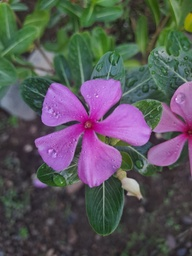
#> input picture minggu 6 PCD/bunga.jpeg, 192 x 256 px, shrunk from 960 x 1280 before the run
$ jupyter execute tugas_img_degradation_and_restoration.ipynb
#> lines starting #> are read from the running program, lines starting #| are printed output that depends on the picture
[cell 1]
import numpy as np
import cv2
import matplotlib.pyplot as plt
import time
from scipy.signal import convolve2d
from scipy.fft import fft2, ifft2, fftshift, ifftshift
from skimage.metrics import structural_similarity as ssim

# =========================================================
# 1. LOAD IMAGE
# =========================================================
def load_image():
    img = cv2.imread('bunga.jpeg', cv2.IMREAD_GRAYSCALE)
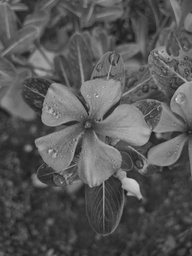
#> img: shape (256, 192); min 27, max 230, mean 87
    if img is None:
        img = np.zeros((256,256), dtype=np.uint8)
        cv2.rectangle(img,(30,30),(100,100),200,-1)
        cv2.circle(img,(180,80),40,150,-1)
        cv2.putText(img,'TEST',(80,180),cv2.FONT_HERSHEY_SIMPLEX,1,180,2)
    return img.astype(np.float32)


# =========================================================
# 2. PSF ESTIMATION
# =========================================================
def estimate_motion_psf(length=15, angle=30):
#> called with length = 15, angle = 30
    psf = np.zeros((length, length))
    center = length // 2
    angle = np.deg2rad(angle)

    for i in range(length):
        x = int(center + (i - center) * np.cos(angle))
        y = int(center + (i - center) * np.sin(angle))
        if 0 <= x < length and 0 <= y < length:
            psf[y, x] = 1

    psf /= np.sum(psf)
    return psf


# =========================================================
# 3. DEGRADATION
# =========================================================
def motion_blur(img, psf):
    return cv2.filter2D(img, -1, psf)
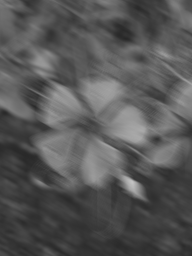
#> returned value: shape (256, 192) float32; min 39.93, max 195, mean 87

def gaussian_noise(img, sigma=20):
#> called with sigma = 20
    noise = np.random.normal(0, sigma, img.shape)
    return np.clip(img + noise, 0, 255)
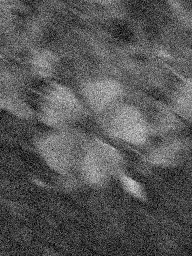
#> returned value: shape (256, 192) float64; min 0, max 225.4, mean 86.9

def sp_noise(img, prob=0.05):
#> called with prob = 0.05
    noisy = img.copy()
    num = int(prob * img.size)
#> num = 2457

    coords = [np.random.randint(0, i, num) for i in img.shape]
    noisy[coords[0], coords[1]] = 255
    coords = [np.random.randint(0, i, num) for i in img.shape]
    noisy[coords[0], coords[1]] = 0
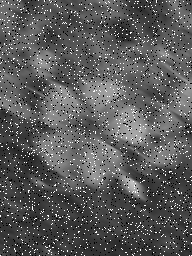
#> noisy: shape (256, 192) float32; min 0, max 255, mean 90.5

    return noisy


# =========================================================
# 4. FFT HELPER
# =========================================================
def psf2otf(psf, shape):
    padded = np.zeros(shape)
    padded[:psf.shape[0], :psf.shape[1]] = psf
    padded = ifftshift(padded)
    return fft2(padded)


# =========================================================
# 5. RESTORATION METHODS
# =========================================================
def inverse_filter(img, psf):
    G = fft2(img)
    H = psf2otf(psf, img.shape)

    H[np.abs(H) < 1e-3] = 1e-3  # stabilisasi

    F_hat = G / H
    result = np.abs(ifft2(F_hat))

    result = np.nan_to_num(result, nan=0.0, posinf=255.0, neginf=0.0)
    return np.clip(result, 0, 255)


def estimate_K(noisy, clean):
    noise = noisy - clean
    var_noise = np.var(noise)
    var_signal = np.var(clean)

    K = var_noise / (var_signal + 1e-6)
    return max(K, 1e-4)  # stabilisasi


def wiener_filter(img, psf, K):
    G = fft2(img)
    H = psf2otf(psf, img.shape)

    H_conj = np.conj(H)

    denom = np.abs(H)**2 + K
    denom = np.maximum(denom, 1e-6)

    F_hat = (H_conj / denom) * G
    result = np.abs(ifft2(F_hat))

    result = np.nan_to_num(result, nan=0.0, posinf=255.0, neginf=0.0)
    return np.clip(result, 0, 255)


def lucy_richardson(img, psf, iterations=10):
    img = img / 255.0
    estimate = np.full(img.shape, 0.5)

    psf_mirror = psf[::-1, ::-1]

    for _ in range(iterations):
        conv = convolve2d(estimate, psf, mode='same')
        relative_blur = img / (conv + 1e-6)
        estimate *= convolve2d(relative_blur, psf_mirror, mode='same')

    result = estimate * 255
    result = np.nan_to_num(result)
    return np.clip(result, 0, 255)


# =========================================================
# 6. METRICS
# =========================================================
def compute_metrics(original, restored):
    restored = np.nan_to_num(restored)
    restored = np.clip(restored, 0, 255)

    mse = np.mean((original - restored)**2)
    psnr = 10 * np.log10(255**2 / (mse + 1e-10))
    s = ssim(original.astype(np.uint8), restored.astype(np.uint8))

    return mse, psnr, s


# =========================================================
# 7. FREQUENCY VISUALIZATION
# =========================================================
def show_spectrum(img, title):
    F = fftshift(fft2(img))
    magnitude = np.log(1 + np.abs(F))
    plt.imshow(magnitude, cmap='gray')
    plt.title(title)
    plt.axis('off')


# =========================================================
# 8. MAIN PIPELINE
# =========================================================
def run_pipeline():
    original = load_image()
    psf = estimate_motion_psf(15, 30)

    # Degradations
    blur = motion_blur(original, psf)
    gauss_blur = gaussian_noise(blur, 20)
    sp_blur = sp_noise(blur, 0.05)

    datasets = {
        "Motion Blur": blur,
        "Gaussian + Blur": gauss_blur,
        "Salt&Pepper + Blur": sp_blur
    }

    results = []

    for name, img in datasets.items():
        print(f"\n=== {name} ===")

        K = estimate_K(img, blur)

        # Inverse
        t0 = time.time()
        inv = inverse_filter(img, psf)
        t_inv = time.time() - t0

        # Wiener
        t0 = time.time()
        wie = wiener_filter(img, psf, K)
        t_wie = time.time() - t0

        # Lucy
        t0 = time.time()
        lucy = lucy_richardson(img, psf)
        t_lucy = time.time() - t0

        for method, out, t in [
            ("Inverse", inv, t_inv),
            ("Wiener", wie, t_wie),
            ("Lucy", lucy, t_lucy)
        ]:
            mse, psnr, s = compute_metrics(original, out)
            results.append([name, method, mse, psnr, s, t])

            print(f"{method:10s} | PSNR={psnr:.2f} | SSIM={s:.3f} | Time={t:.4f}")

        # Visualization
        plt.figure(figsize=(12,6))

        plt.subplot(2,4,1); plt.imshow(original, cmap='gray'); plt.title("Original"); plt.axis('off')
        plt.subplot(2,4,2); plt.imshow(img, cmap='gray'); plt.title("Degraded"); plt.axis('off')
        plt.subplot(2,4,3); plt.imshow(inv, cmap='gray'); plt.title("Inverse"); plt.axis('off')
        plt.subplot(2,4,4); plt.imshow(wie, cmap='gray'); plt.title("Wiener"); plt.axis('off')

        plt.subplot(2,4,5); plt.imshow(lucy, cmap='gray'); plt.title("Lucy"); plt.axis('off')
        plt.subplot(2,4,6); show_spectrum(img, "Degraded Spectrum")
        plt.subplot(2,4,7); show_spectrum(wie, "Wiener Spectrum")

        plt.tight_layout()
        plt.show()
#> this loop made 3 passes
#> (name, var_noise in estimate_K, K) on passes 1 to 3: ('Motion Blur', 0, 0.0001), ('Gaussian + Blur', 396.6, 0.491), ('Salt&Pepper + Blur', 1735.2, 2.15)
#| === Motion Blur ===
#| Inverse    | PSNR=5.49 | SSIM=0.011 | Time=0.0227
#| Wiener     | PSNR=12.51 | SSIM=0.065 | Time=0.0119
#| Lucy       | PSNR=18.10 | SSIM=0.580 | Time=0.5958
#| === Gaussian + Blur ===
#| Inverse    | PSNR=3.82 | SSIM=0.019 | Time=0.0044
#| Wiener     | PSNR=13.79 | SSIM=0.198 | Time=0.0052
#| Lucy       | PSNR=16.29 | SSIM=0.219 | Time=0.5799
#| === Salt&Pepper + Blur ===
#| Inverse    | PSNR=3.66 | SSIM=0.041 | Time=0.0065
#> (further printed lines are left out)
#> pass 1, in inverse_filter, `result = np.abs(ifft2(F_hat))`:
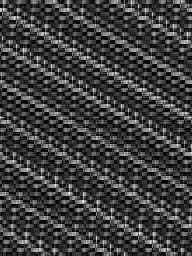
#> result: shape (256, 192) float64; min 0.011, max 1161.4, mean 289.8; drawn with min black and max white
#> pass 1, in run_pipeline, `inv = inverse_filter(img, psf)`:
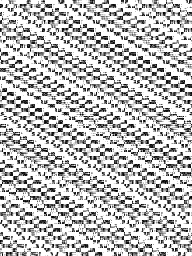
#> inv: shape (256, 192) float64; min 0.011, max 255, mean 188
#> pass 1, in wiener_filter, `denom = np.abs(H)**2 + K`:
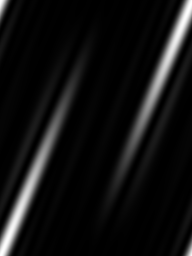
#> denom: shape (256, 192) float64; min 0.0001, max 1, mean 0.0715
#> pass 1, in run_pipeline, `plt.show()`:
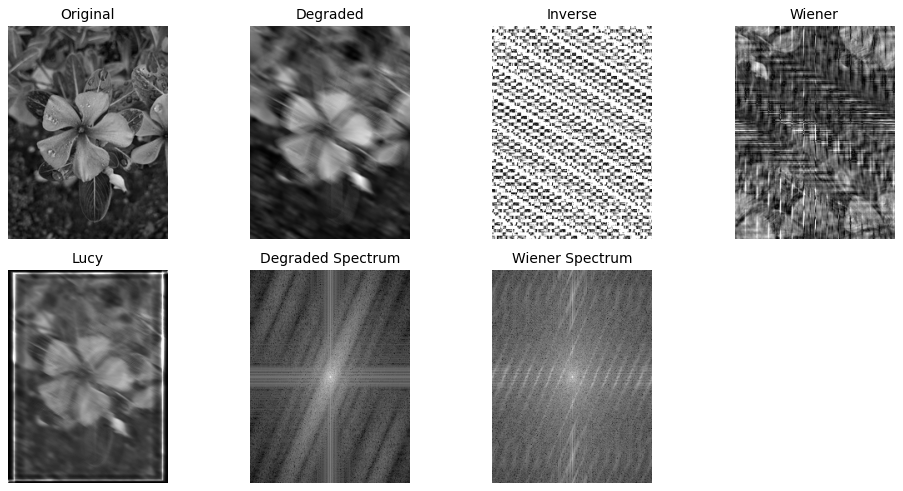
#> figure drawn by matplotlib, 7 panels
#> pass 2, in run_pipeline, `plt.show()`:
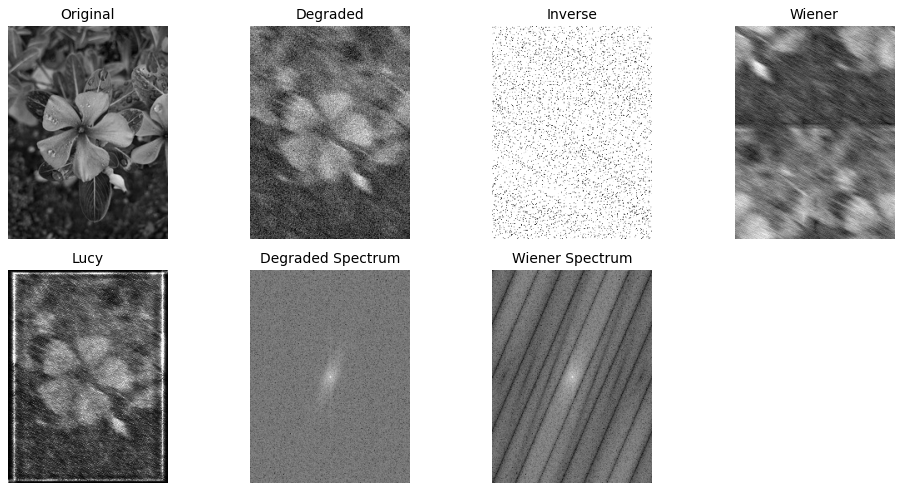
#> figure drawn by matplotlib, 7 panels
#> after the loop:
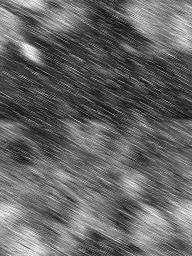
#> wie: shape (256, 192) float64; min 7.08, max 60.98, mean 28.8; drawn with min black and max white
#> after the loop, results = 9 items

    return results


# =========================================================
# RUN
# =========================================================
results = run_pipeline()
#> results = 9 items
